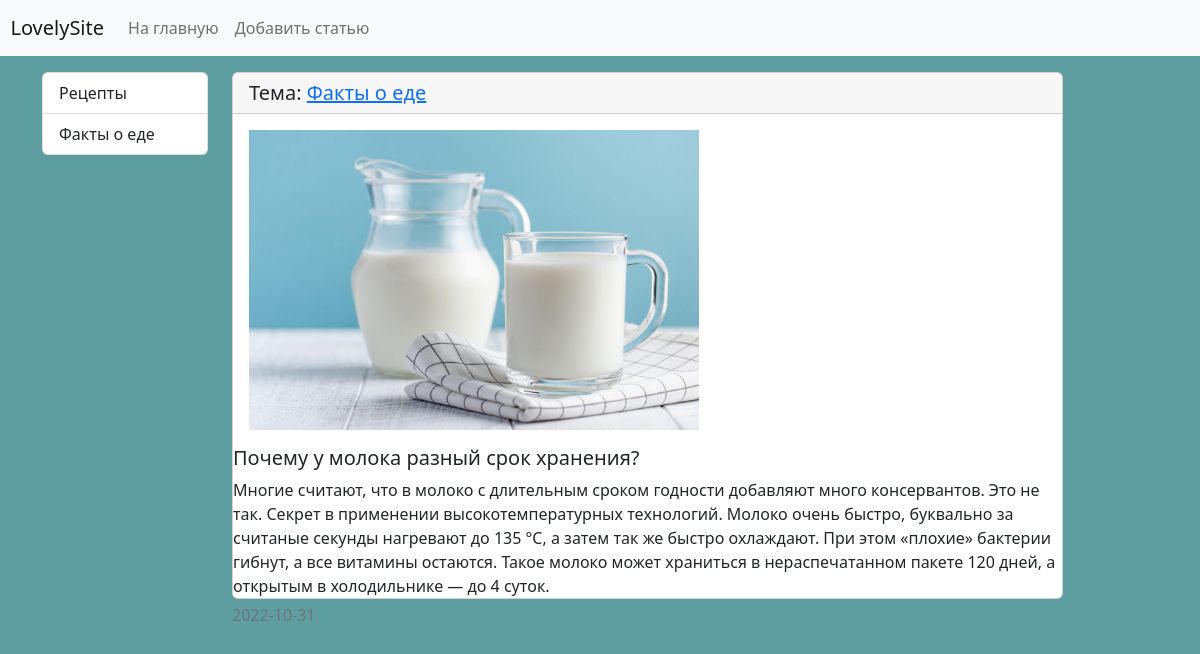
The page /news/1/ on the database its author committed.
### news/models.py (models this page shows, shortened)
class Category(models.Model):
    title = models.CharField(max_length=150, db_index=True, verbose_name='Название категории')
    def get_absolute_url(self):
        return reverse('category', kwargs={"category_id": self.pk})
    class Meta:
        verbose_name = 'Категория'
        verbose_name_plural = 'Категории'
        ordering = ['title']

class News(models.Model):
    title = models.CharField(max_length=150, verbose_name='Название')
    content = models.TextField(blank=True, verbose_name='Контент')
    created_at = models.DateTimeField(auto_now_add=True, verbose_name='Создание')
    updated_at = models.DateTimeField(auto_now=True, verbose_name='Обновление')
    photo = models.ImageField(upload_to='photos/%Y/%m/%d/', verbose_name='Фото', blank=True)
    is_published = models.BooleanField(default=True, verbose_name='Статус')
    category = models.ForeignKey(Category, on_delete=models.PROTECT, verbose_name='Категория')
    views = models.IntegerField(default=0)
    class Meta:
        verbose_name = 'Новость'
        verbose_name_plural = 'Новости'
        ordering = ['-created_at']

### news/views.py (the view)
# urls.py: path('news/<int:pk>/', ViewNews.as_view(), name='view_news'),
class ViewNews(DetailView):
    model = News
    context_object_name = 'news_item'

### news/templatetags/news_tags.py (called while the page is built)
@register.inclusion_tag('news/list_categories.html')
def show_categories():
    categories = Category.objects.all()
    return {"categories": categories}

### news/templates/news/news_detail.html (shortened to what this page needs)
{% extends 'base.html' %}
{% block sidebar %}
{% include 'inc/_sidebar.html' %}
{% endblock %}
{% block content %}
<div class="col-md-9">
            <div class="card mb-1">
                <h5 class="card-header">Тема: <a href="{{ news_item.category.get_absolute_url }}">{{ news_item.category.title }}</a></h5>
                <div class="card-body">
                        {% if news_item.photo %}
                            <img src="{{ news_item.photo.url }}" alt="" width="450" class="float-start mr-3">
                        {% else %}
                            <img src="https://picsum.photos/seed/picsum/200/300" alt="" class="float-start mr-3">
                        {% endif %}
                    </div>
                    <h5 class="card-title">{{ news_item.title }}</h5>
                    <p class="card-text">{{ news_item.content }}</p>
                    </div>
                <div class="card-footer text-muted">
                    {{ news_item.created_at|date:"Y-m-d" }}
                </div>
            </div>
{% endblock %}

### news/templates/news/list_categories.html
<div class="col-md-2">
            <div class="list-group">
                {% for item in categories %}
                <a href="{{ item.get_absolute_url }}" class="list-group-item list-group-item-action">{{ item.title }}</a>
                {% endfor %}
            </div>
</div>

### lovelysite/static/css/style.css (style rules this page uses)
body { background-color: #5F9EA0; }

### rows shown on the page
Category: title "Рецепты"
Category: title "Факты о еде"
News: category "Факты о еде", photo (picture), title "Почему у молока разный срок хранения?", content "Многие считают, что в молоко с длительным сроком годности добавляют много консервантов. Это не так. Секрет в применении высокотемпературных технологий. Молоко очень быстро, буквально за считаные секунды нагревают до 135 °С, а затем так же быстро охлаждают. При этом «плохие» бактерии гибнут, а все витамины остаются. Такое молоко может храниться в нераспечатанном пакете 120 дней, а открытым в холодильнике — до 4 суток.", created_at "2022-10-31"
